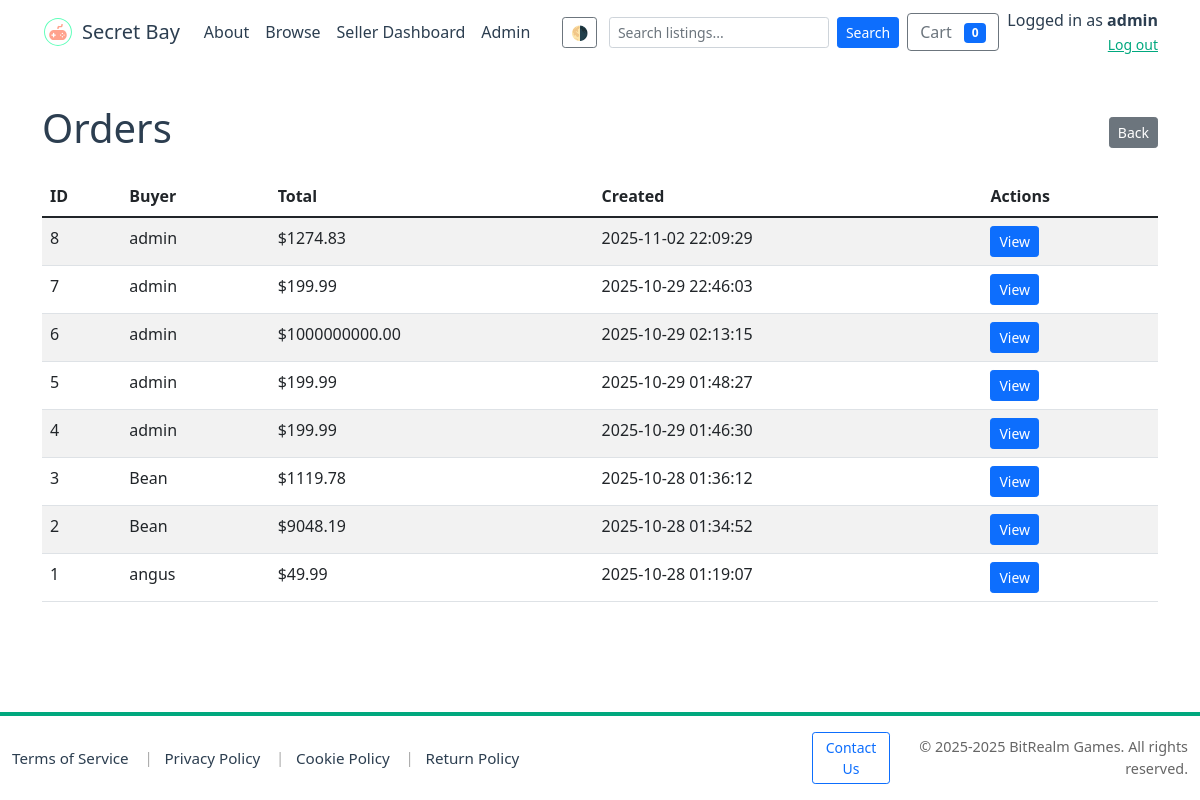
/admin/orders (signed in), run on an earlier commit of the app's database.
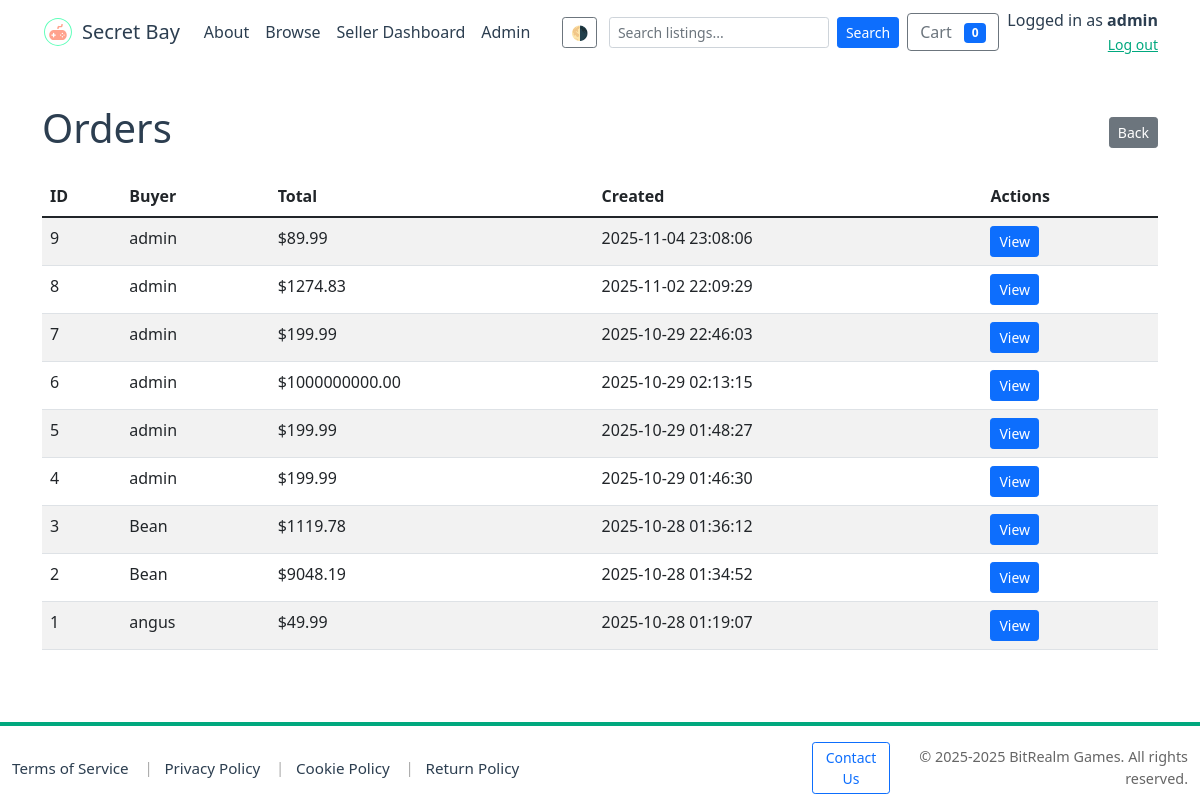
And on a later commit of the database.
### tables this page shows
CREATE TABLE orders (
    id INTEGER PRIMARY KEY AUTOINCREMENT,
    buyer_id INTEGER,
    buyer_name TEXT,
    buyer_email TEXT,
    shipping_address TEXT,
    status TEXT NOT NULL DEFAULT 'pending',
    total REAL NOT NULL CHECK(total >= 0),
    created_at TEXT NOT NULL DEFAULT (datetime('now')),
    FOREIGN KEY(buyer_id) REFERENCES users(id)
);

### app.py (the view)
@app.route('/admin/orders')
@admin_required
def admin_orders():
    conn = get_db_connection()
    cur = conn.cursor()
    cur.execute("SELECT id, buyer_id, buyer_name, total, created_at FROM orders ORDER BY created_at DESC")
    orders = cur.fetchall()
    conn.close()
    return render_template('admin/orders.html', orders=orders)

### app.py (called while the page is built)
def get_db_connection(path=DB_PATH):
    conn = sqlite3.connect(path)
    conn.row_factory = sqlite3.Row
    conn.execute("PRAGMA foreign_keys = ON;")
    return conn

@app.after_request
def set_security_headers(response):
    response.headers.setdefault('X-Frame-Options', 'SAMEORIGIN')
    response.headers.setdefault('X-Content-Type-Options', 'nosniff')
    response.headers.setdefault('Referrer-Policy', 'no-referrer-when-downgrade')
    if 'SSL_ENABLED' in globals() and SSL_ENABLED:
        response.headers.setdefault('Strict-Transport-Security', 'max-age=63072000; includeSubDomains; preload')
    return response

### templates/admin/orders.html (shortened to what this page needs)
<!doctype html>
<html lang="en">
<head>
  {% include 'head_includes.html' %}
</head>
<body>
  {% include 'navbar.html' %}
  <div class="container my-4">
    <div class="d-flex justify-content-between align-items-center">
      <h1>Orders</h1>
      <a href="{{ url_for('admin_index') }}" class="btn btn-sm btn-secondary">Back</a>
    </div>
    <table class="table table-striped mt-3">
      <thead>
        <tr>
          <th>ID</th>
          <th>Buyer</th>
          <th>Total</th>
          <th>Created</th>
          <th>Actions</th>
        </tr>
      </thead>
      <tbody>
        {% for o in orders %}
          <tr>
            <td>{{ o['id'] }}</td>
            <td>{{ o['buyer_name'] or 'User ' ~ o['buyer_id'] }}</td>
            <td>${{ '%.2f'|format(o['total']) }}</td>
            <td>{{ (o['created_at'] or '')[:19] }}</td>
            <td><a href="{{ url_for('admin_order_detail', order_id=o['id']) }}" class="btn btn-sm btn-primary">View</a></td>
          </tr>
        {% else %}
          <tr><td colspan="5">No orders found.</td></tr>
        {% endfor %}
      </tbody>
    </table>
  </div>
  {% include 'footer.html' %}
</body>
</html>

What changed in the data, as far as the page shows it:
added orders: id "9", buyer_name "admin", total "89.99", created_at "2025-11-04 23:08:06"
